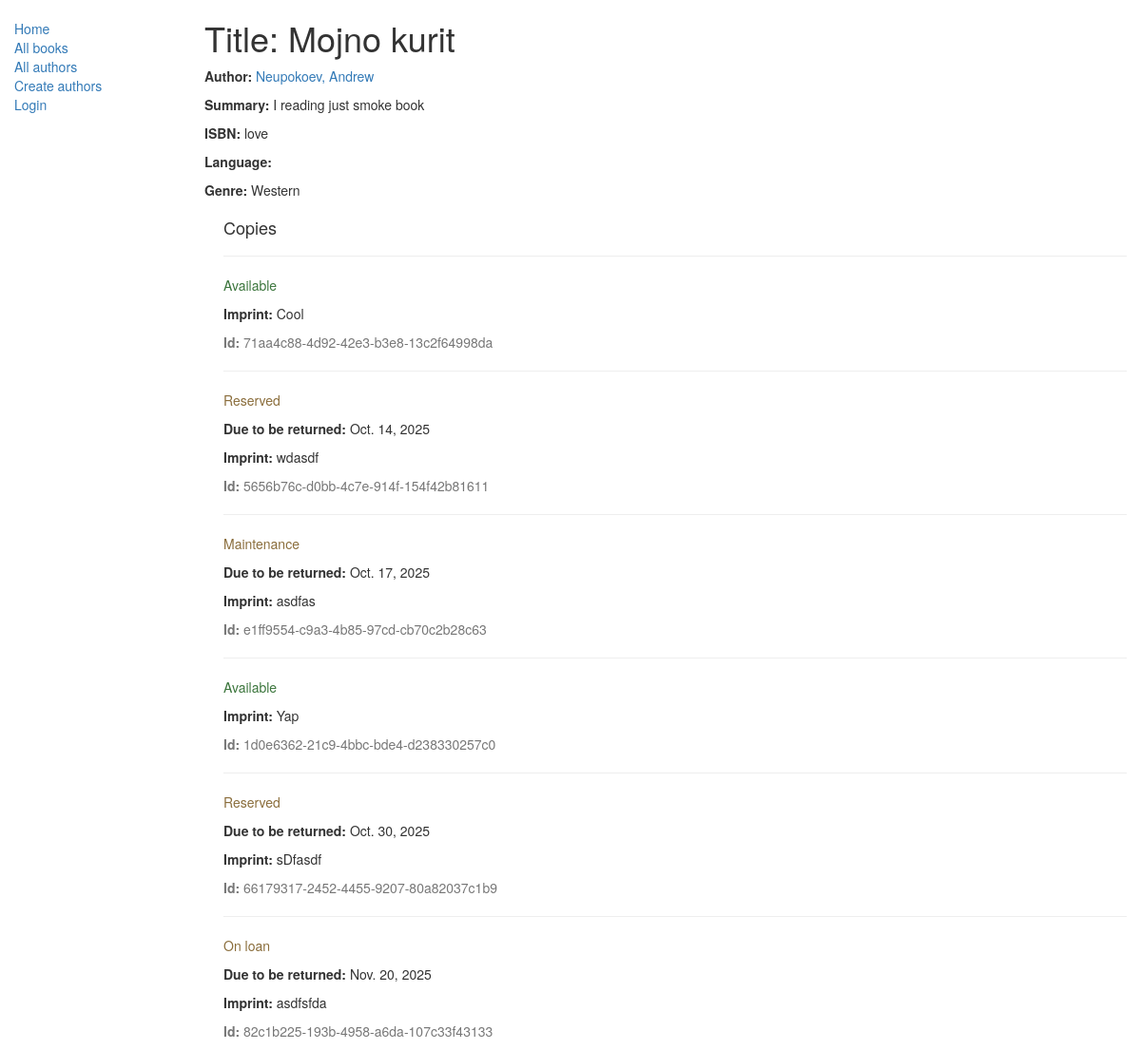
/catalog/book/1, run on the app's committed database.
### catalog/models.py (models this page shows, shortened)
class Book(models.Model):
    title = models.CharField(max_length=200)
    author = models.ForeignKey('Author', on_delete=models.SET_NULL, null=True)
    summary = models.TextField(max_length=1000, help_text="Enter a brief description of the book")
    isbn = models.CharField('ISBN', max_length=13,
                            help_text='13 Character <a href="https://www.isbn-international.org/content/what-isbn">ISBN number</a>')
    genre = models.ManyToManyField(Genre, help_text="Select a genre for this book")

class Author(models.Model):
    first_name = models.CharField(max_length=100)
    last_name = models.CharField(max_length=100)
    date_of_birth = models.DateField(null=True, blank=True)
    date_of_death = models.DateField('Died', null=True, blank=True)
    def __str__(self):
        return '%s, %s' % (self.last_name, self.first_name)

class Genre(models.Model):
    name = models.CharField(max_length=200, help_text="Enter a book genre (e.g. Science Fiction, French Poetry etc.)")
    def __str__(self):
        return self.name

class BookInstance(models.Model):
    objects = None
    borrower = models.ForeignKey(User, on_delete=models.SET_NULL, null=True, blank=True)
    class Meta:
        permissions = (("can_mark_returned", "Set book as returned"),)
    """
    Model representing a specific copy of a book (i.e. that can be borrowed from the library).
    """
    id = models.UUIDField(primary_key=True, default=uuid.uuid4, help_text="Unique ID for this particular book across whole library")
    book = models.ForeignKey('Book', on_delete=models.SET_NULL, null=True)
    imprint = models.CharField(max_length=200)
    due_back = models.DateField(null=True, blank=True)
    LOAN_STATUS = (
        ('m', 'Maintenance'),
        ('o', 'On loan'),
        ('a', 'Available'),
        ('r', 'Reserved'),
    )
    status = models.CharField(max_length=1, choices=LOAN_STATUS, blank=True, default='m', help_text='Book availability')
    class Meta:
        ordering = ["due_back"]

### catalog/views.py (the view)
# urls.py: path('book/<int:pk>', views.BookDetailView.as_view(), name='book-detail'),
class BookDetailView(generic.DetailView):
    model = Book

### catalog/templates/catalog/book_detail.html
{% extends "base_generic.html" %}
{% block content %}
  <h1>Title: {{ book.title }}</h1>
  <p><strong>Author:</strong> <a href="{% url 'author-detail' book.author.pk %}">{{ book.author }}</a></p>
  <p><strong>Summary:</strong> {{ book.summary }}</p>
  <p><strong>ISBN:</strong> {{ book.isbn }}</p>
  <p><strong>Language:</strong> {{ book.language }}</p>
  <p><strong>Genre:</strong> {% for genre in book.genre.all %} {{ genre }}{% if not forloop.last %}, {% endif %}{% endfor %}</p>
  <div style="margin-left:20px;margin-top:20px">
    <h4>Copies</h4>
    {% for copy in book.bookinstance_set.all %}
    <hr>
    <p class="{% if copy.status == 'a' %}text-success{% elif copy.status == 'd' %}text-danger{% else %}text-warning{% endif %}">{{ copy.get_status_display }}</p>
    {% if copy.status != 'a' %}<p><strong>Due to be returned:</strong> {{copy.due_back}}</p>{% endif %}
    <p><strong>Imprint:</strong> {{copy.imprint}}</p>
    <p class="text-muted"><strong>Id:</strong> {{copy.id}}</p>
    {% endfor %}
  </div>
{% endblock %}

### data on the page
Book: title "Mojno kurit", author "Neupokoev, Andrew", summary "I reading just smoke book", isbn "love"
Genre: name "Western"
BookInstance: status "Available", imprint "Cool", id "71aa4c88-4d92-42e3-b3e8-13c2f64998da"
BookInstance: status "Reserved", due_back "Oct. 14, 2025", imprint "wdasdf", id "5656b76c-d0bb-4c7e-914f-154f42b81611"
BookInstance: status "Maintenance", due_back "Oct. 17, 2025", imprint "asdfas", id "e1ff9554-c9a3-4b85-97cd-cb70c2b28c63"
BookInstance: status "Available", imprint "Yap", id "1d0e6362-21c9-4bbc-bde4-d238330257c0"
BookInstance: status "Reserved", due_back "Oct. 30, 2025", imprint "sDfasdf", id "66179317-2452-4455-9207-80a82037c1b9"
BookInstance: status "On loan", due_back "Nov. 20, 2025", imprint "asdfsfda", id "82c1b225-193b-4958-a6da-107c33f43133"
